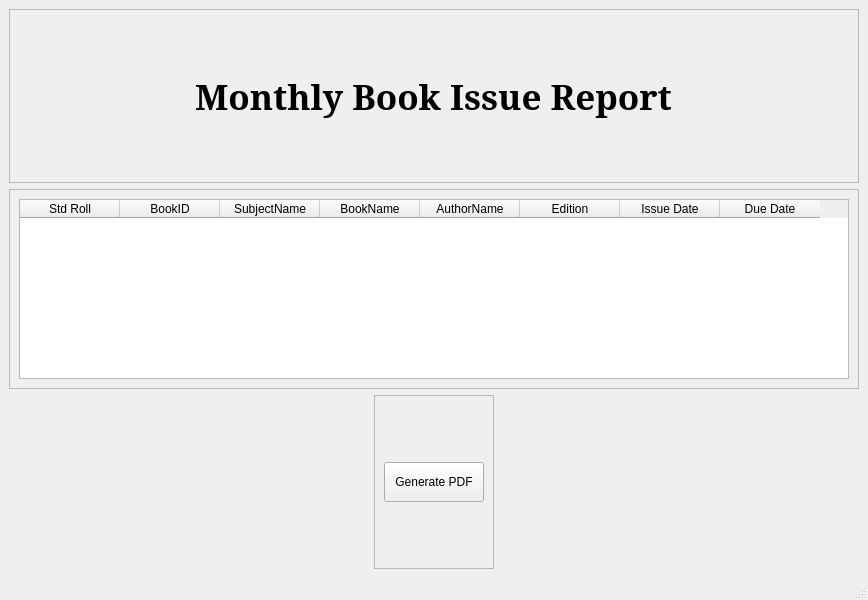
<?xml version="1.0" encoding="UTF-8"?>
<ui version="4.0">
 <class>repbookMon</class>
 <widget class="QMainWindow" name="repbookMon">
  <property name="geometry">
   <rect>
    <x>0</x>
    <y>0</y>
    <width>800</width>
    <height>600</height>
   </rect>
  </property>
  <property name="windowTitle">
   <string>Monthly Book Issue</string>
  </property>
  <widget class="QWidget" name="centralwidget">
   <layout class="QVBoxLayout" name="verticalLayout">
    <item>
     <widget class="QFrame" name="frame">
      <property name="frameShape">
       <enum>QFrame::StyledPanel</enum>
      </property>
      <property name="frameShadow">
       <enum>QFrame::Raised</enum>
      </property>
      <layout class="QVBoxLayout" name="verticalLayout_2">
       <item alignment="Qt::AlignHCenter">
        <widget class="QLabel" name="label">
         <property name="font">
          <font>
           <family>MS Serif</family>
           <pointsize>26</pointsize>
           <weight>75</weight>
           <bold>true</bold>
          </font>
         </property>
         <property name="text">
          <string>Monthly Book Issue Report</string>
         </property>
        </widget>
       </item>
      </layout>
     </widget>
    </item>
    <item alignment="Qt::AlignHCenter">
     <widget class="QFrame" name="frame_2">
      <property name="minimumSize">
       <size>
        <width>850</width>
        <height>0</height>
       </size>
      </property>
      <property name="maximumSize">
       <size>
        <width>16777215</width>
        <height>200</height>
       </size>
      </property>
      <property name="frameShape">
       <enum>QFrame::StyledPanel</enum>
      </property>
      <property name="frameShadow">
       <enum>QFrame::Raised</enum>
      </property>
      <layout class="QVBoxLayout" name="verticalLayout_3">
       <item>
        <widget class="QTableWidget" name="table">
         <column>
          <property name="text">
           <string>Std Roll</string>
          </property>
         </column>
         <column>
          <property name="text">
           <string>BookID</string>
          </property>
         </column>
         <column>
          <property name="text">
           <string>SubjectName</string>
          </property>
         </column>
         <column>
          <property name="text">
           <string>BookName</string>
          </property>
         </column>
         <column>
          <property name="text">
           <string>AuthorName</string>
          </property>
         </column>
         <column>
          <property name="text">
           <string>Edition</string>
          </property>
         </column>
         <column>
          <property name="text">
           <string>Issue Date</string>
          </property>
         </column>
         <column>
          <property name="text">
           <string>Due Date</string>
          </property>
         </column>
        </widget>
       </item>
      </layout>
     </widget>
    </item>
    <item alignment="Qt::AlignHCenter">
     <widget class="QFrame" name="frame_3">
      <property name="frameShape">
       <enum>QFrame::StyledPanel</enum>
      </property>
      <property name="frameShadow">
       <enum>QFrame::Raised</enum>
      </property>
      <layout class="QVBoxLayout" name="verticalLayout_4">
       <item>
        <widget class="QPushButton" name="pdf">
         <property name="minimumSize">
          <size>
           <width>100</width>
           <height>0</height>
          </size>
         </property>
         <property name="maximumSize">
          <size>
           <width>16777215</width>
           <height>40</height>
          </size>
         </property>
         <property name="cursor">
          <cursorShape>PointingHandCursor</cursorShape>
         </property>
         <property name="text">
          <string>Generate PDF</string>
         </property>
        </widget>
       </item>
      </layout>
     </widget>
    </item>
   </layout>
  </widget>
  <widget class="QMenuBar" name="menubar">
   <property name="geometry">
    <rect>
     <x>0</x>
     <y>0</y>
     <width>800</width>
     <height>21</height>
    </rect>
   </property>
  </widget>
  <widget class="QStatusBar" name="statusbar"/>
 </widget>
 <resources/>
 <connections/>
</ui>
